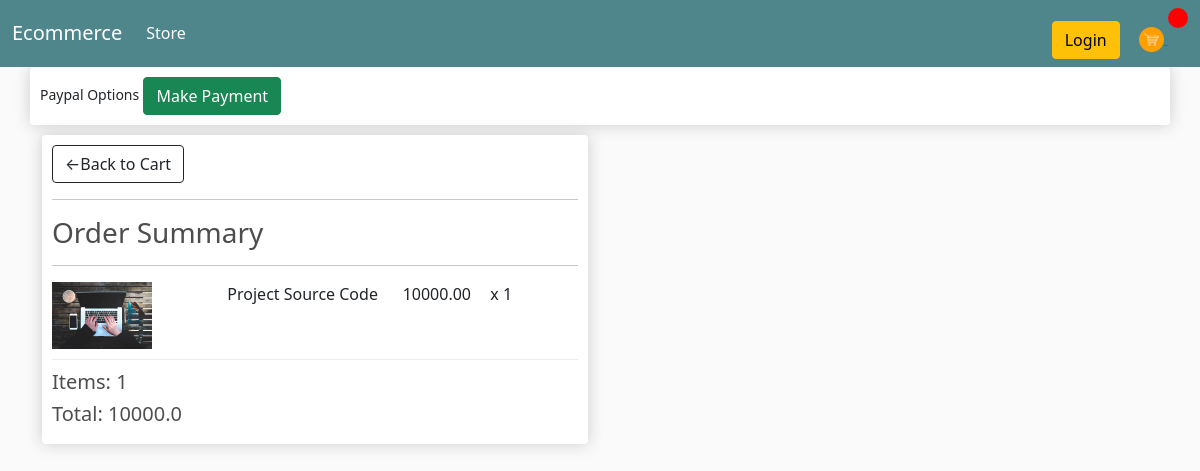
Screenshot of /checkout/ (signed in) with the database file from the repository.
### store/models.py (models this page shows, shortened)
class OrderItem(models.Model):
    product = models.ForeignKey(Product,on_delete=models.SET_NULL, null=True)
    order = models.ForeignKey(Order,on_delete=models.SET_NULL,null=True)
    quantity = models.IntegerField(default=0, null=True,blank=True)
    date_added = models.DateTimeField(auto_now_add=True)
    @property
    def get_total(self):
        total = self.product.price * self.quantity
        return total

class Product(models.Model):
    name = models.CharField(max_length=200, null=True)
    price = models.FloatField()
    digital = models.BooleanField(default=False,null=True,blank=False)
    image = models.ImageField(null=True,blank=True)
    @property
    def imageURL(self):
        try:
            url = self.image.url
        except:
            url = ''
        return url

class Order(models.Model):
    customer = models.ForeignKey(Customer,on_delete=models.SET_NULL, null=True,blank=True)
    date_ordered = models.DateTimeField(auto_now_add=True)
    complete = models.BooleanField(default=False,null=True, blank=False)
    transaction_id = models.CharField(max_length=100, null = True)
    @property
    def shipping(self):
        shipping = False
        orderitems = self.orderitem_set.all()
        for item in orderitems:
            if item.product.digital == False:
                shipping = True
        return shipping
    @property
    def get_cart_total(self):
        orderitems = self.orderitem_set.all()
        total = sum([item.get_total for item in orderitems])
        return total
    @property
    def get_cart_items(self):
        orderitems = self.orderitem_set.all()
        total = sum([item.quantity for item in orderitems])
        return total

### store/views.py (the view)
# urls.py: path('checkout/',views.checkout,name='checkout'),
def checkout(request):
    if request.user.is_authenticated:
        customer = request.user.customer
        order = Order.objects.get(customer=customer,complete=False)
        items = order.orderitem_set.all()
    else:
        items = []
        order = {'get_cart_total': 0, 'get_cart_items': 0,'shippping':False}
    context ={'items':items,'order':order}
    return render(request,'store/checkout.html',context)

### store/templates/store/checkout.html (shortened to what this page needs)
{%extends 'store/main.html'%} {%load static%} {%block content%}
<div class="row">
    <div class="box-element hidden" id="payment-info">
      <small>Paypal Options</small>
      <button id="make-payment" class="btn btn-success">Make Payment</button>
    </div>
  <div class="col-lg-6">
    <div class="box-element">
      <a class="btn btn-outline-dark" href="{%url 'cart'%}"
        >&#x2190;Back to Cart</a
      >
      <hr />
      <h3>Order Summary</h3>
      <hr />
      {%for item in items%}
      <div class="cart-row">
        <div style="flex: 2">
          <img class="row-image" src="{{item.product.imageURL}}" alt="" />
        </div>
        <div style="flex: 2"><p>{{item.product.name}}</p></div>
        <div style="flex: 1"><p>{{item.product.price|floatformat:2}}</p></div>
        <div style="flex: 1"><p>x {{item.quantity}}</p></div>
      </div>
      {%endfor%}
      <h5>Items: {{order.get_cart_items}}</h5>
      <h5>Total: {{order.get_cart_total}}</h5>
    </div>
  </div>
</div>
{%endblock%}

### static/css/main.css (style rules this page uses)
body { background-color: hsl(0, 0%, 98%); }
h1,h2,h3,h4,h5,h6 { color:hsl(0, 0%, 30%); }
.box-element { box-shadow:hsl(0, 0%, 80%) 0 0 16px; background-color: #fff; border-radius: 4px; padding: 10px; }
.col-lg-4, .col-lg-6, .col-lg-8, .col-lg-12 { margin-top: 10px; }
.row-image { width: 100px; }
.cart-row { display: flex; align-items: flex-stretch; padding-bottom: 10px; margin-bottom: 10px; border-bottom: 1px solid #ececec; }

### rows the page displays
OrderItem: product.imageURL (picture), product.name "Project Source Code", product.price "10000.00", quantity "1"
Order: get_cart_items "1", get_cart_total "10000.0"
